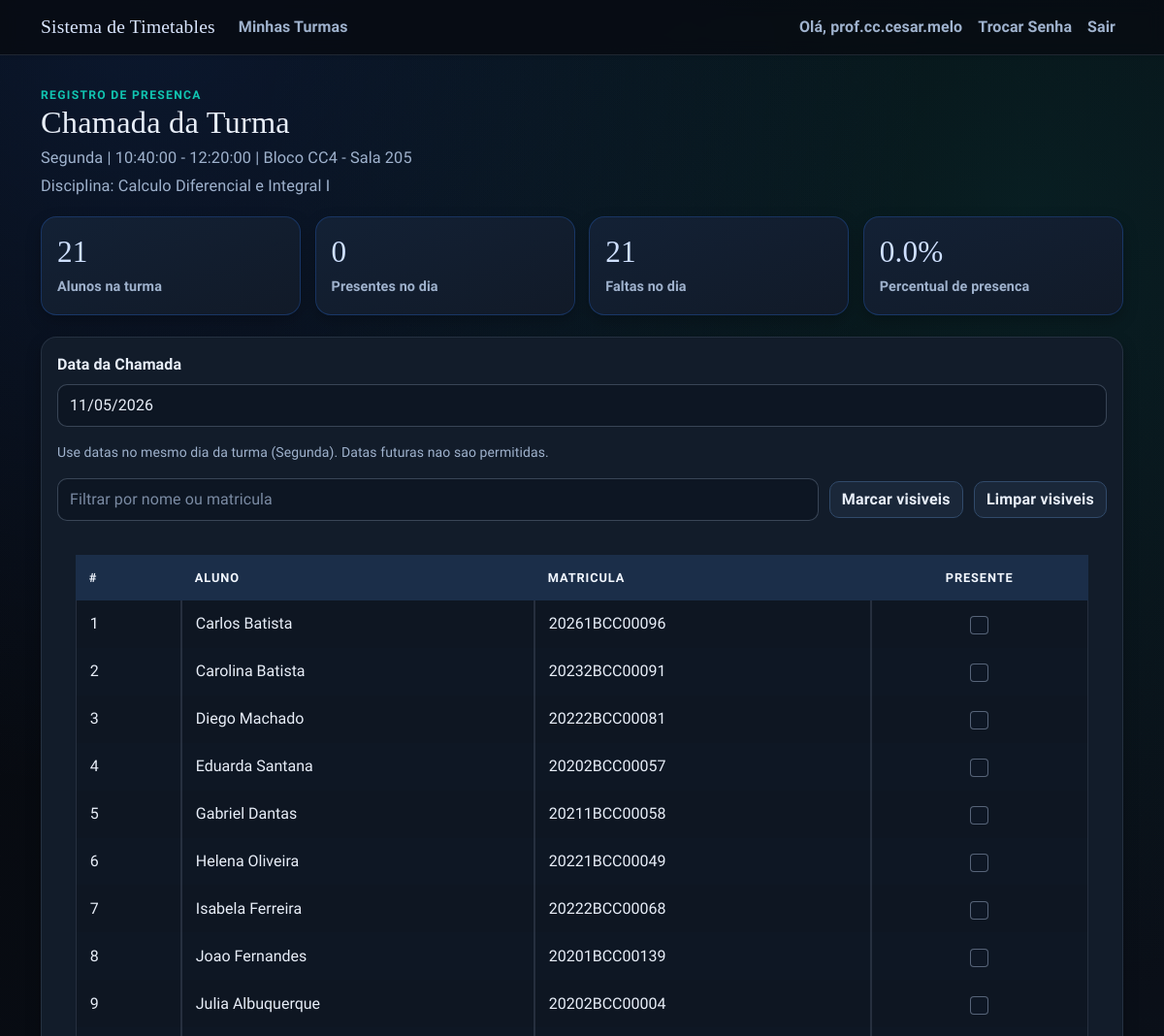
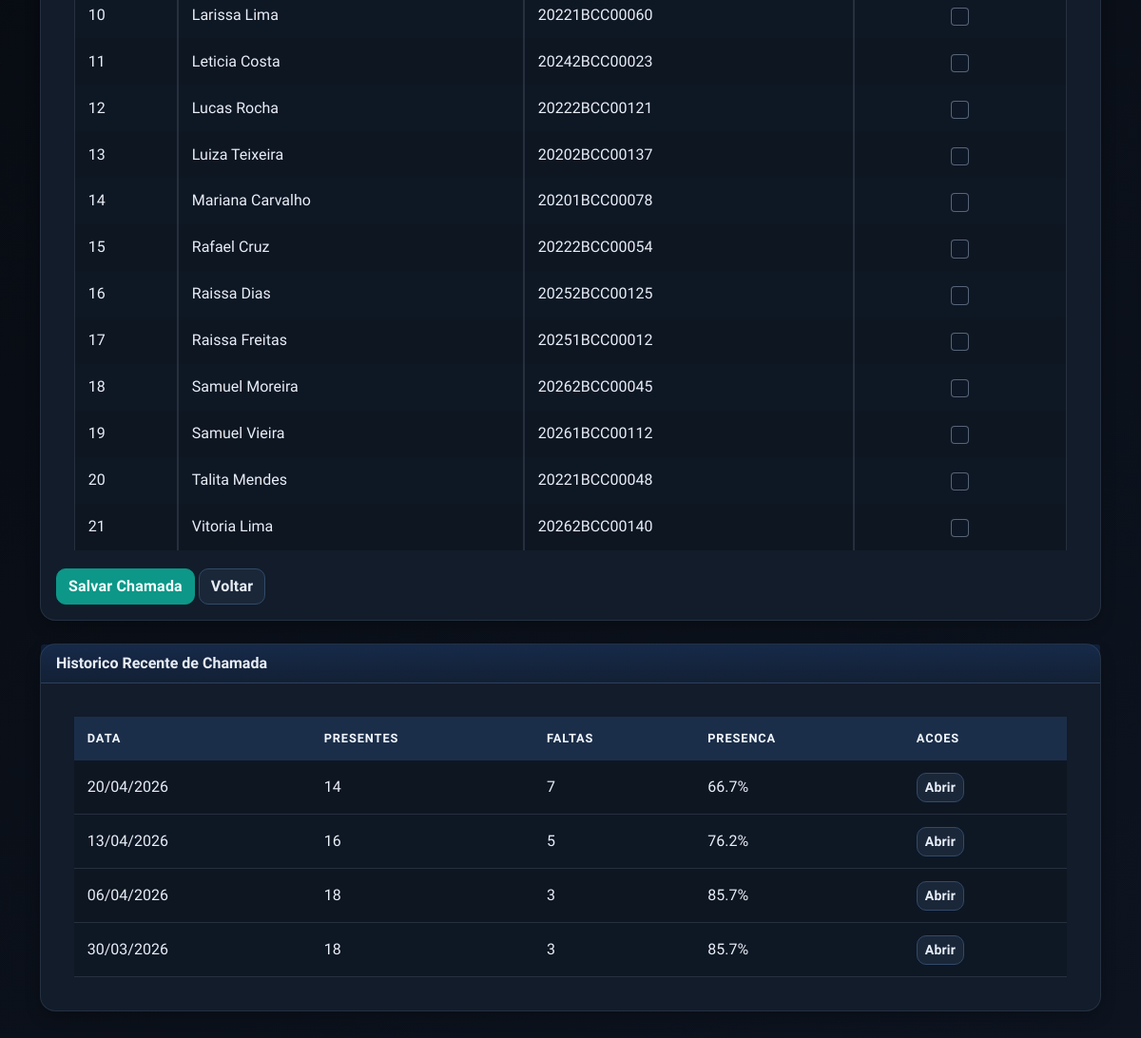
Before: /professor/turma/19/chamada (signed in) with the older database file (2 pictures, top to bottom).
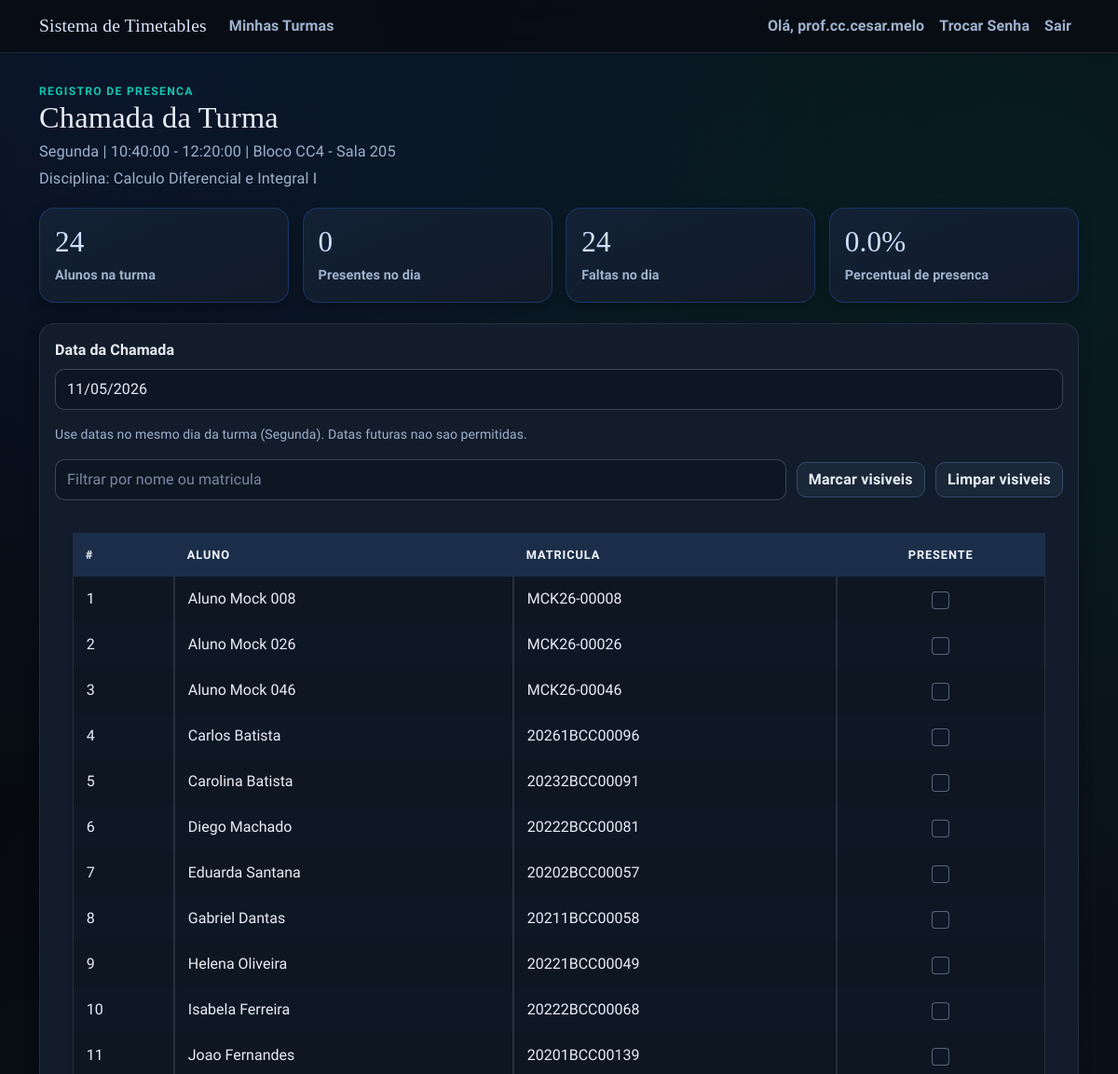
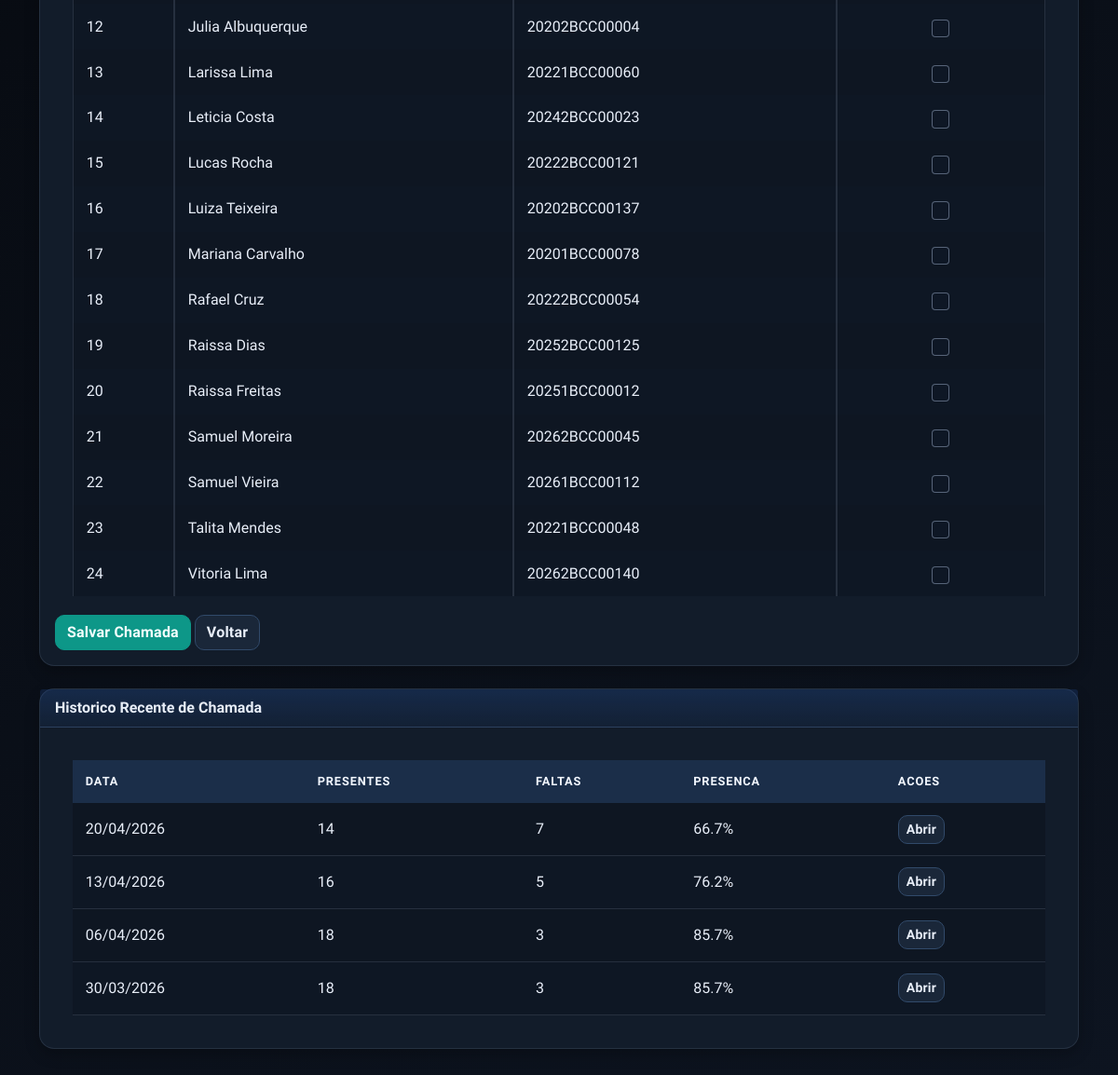
After: the same page with the newer database file (2 pictures, top to bottom).
### app/models.py (models this page shows)
class Matricula(db.Model):
    id = db.Column(db.Integer, primary_key=True)
    aluno_id = db.Column(db.Integer, db.ForeignKey('aluno.id'), nullable=False)
    timetable_id = db.Column(db.Integer, db.ForeignKey('timetable.id'), nullable=False)
    created_at = db.Column(db.DateTime(timezone=True), nullable=False, default=utc_now)
    aluno = db.relationship(
        'Aluno',
        backref=db.backref('matriculas', cascade='all, delete-orphan'),
    )
    timetable = db.relationship(
        'Timetable',
        backref=db.backref('matriculas', cascade='all, delete-orphan'),
    )
    __table_args__ = (
        db.UniqueConstraint('aluno_id', 'timetable_id', name='unique_aluno_turma'),
    )

class Aluno(db.Model):
    id = db.Column(db.Integer, primary_key=True)
    nome = db.Column(db.String(120), nullable=False)
    matricula = db.Column(db.String(30), unique=True, nullable=False)
    created_at = db.Column(db.DateTime(timezone=True), nullable=False, default=utc_now)

### app/routes/professor.py (the view, shortened to what this page needs)
@bp.route("/professor/turma/<int:timetable_id>/chamada", methods=["GET", "POST"])
@login_required
@professor_required
def professor_attendance(timetable_id):
    timetable = (
        Timetable.query.options(
            joinedload(Timetable.sala),
            joinedload(Timetable.disciplina),
            joinedload(Timetable.matriculas).joinedload(Matricula.aluno),
        )
        .filter(Timetable.id == timetable_id, Timetable.professor_id == current_user.id)
        .first()
    )
    if timetable is None:
        flash("Turma nao encontrada para este professor.", "warning")
        return redirect(url_for("main.professor_dashboard"))
    matriculas = sorted(timetable.matriculas, key=lambda item: item.aluno.nome.lower())
    if not matriculas:
        flash("Esta turma ainda nao possui alunos alocados.", "warning")
        return redirect(url_for("main.professor_dashboard"))
    form = AttendanceForm()
    recommended_date = suggested_attendance_date(timetable.dia)
    if request.method == "GET":
        date_param = normalize_text(request.args.get("data"))
    if not normalize_text(form.chamada_data.data):
        form.chamada_data.data = recommended_date.strftime("%d/%m/%Y")
    selected_date = parse_attendance_date_value(form.chamada_data.data) or recommended_date
    get_date_error = validate_attendance_date(selected_date, timetable.dia)
    if request.method == "GET" and get_date_error:
        flash(get_date_error, "warning")
        selected_date = recommended_date
        form.chamada_data.data = selected_date.strftime("%d/%m/%Y")
    form.chamada_data.data = selected_date.strftime("%d/%m/%Y")
    presencas_dia = Presenca.query.filter_by(timetable_id=timetable.id, data=selected_date).all()
    present_ids = {presenca.aluno_id for presenca in presencas_dia if presenca.presente}
    total_alunos = len(matriculas)
    total_presentes = len(present_ids)
    total_faltas = total_alunos - total_presentes
    percentual_presenca = round((total_presentes / total_alunos) * 100, 1) if total_alunos else 0.0
    attendance_history = build_attendance_history(timetable.id)
    return render_template(
        "professor_attendance.html",
        form=form,
        timetable=timetable,
        matriculas=matriculas,
        present_ids=present_ids,
        total_alunos=total_alunos,
        total_presentes=total_presentes,
        total_faltas=total_faltas,
        percentual_presenca=percentual_presenca,
        attendance_history=attendance_history,
        selected_date=selected_date,
        expected_day_label=WEEKDAY_TO_LABEL.get(timetable_weekday(timetable.dia), timetable.dia),
    )

### app/forms.py
class AttendanceForm(FlaskForm):
    chamada_data = StringField(
        "Data da Chamada",
        validators=[DataRequired(), validate_date_br],
        render_kw={
            "type": "text",
            "placeholder": "dd/mm/yyyy",
            "inputmode": "numeric",
            "maxlength": "10",
            "pattern": r"\d{2}/\d{2}/\d{4}",
            "autocomplete": "off",
        },
    )
    submit = SubmitField("Salvar Chamada")

### app/forms.py (called while the page is built)
def parse_date_br(value):
    return datetime.strptime((value or "").strip(), "%d/%m/%Y").date()

### app/models.py (called while the page is built)
@login_manager.user_loader
def load_user(user_id):
    return db.session.get(User, int(user_id))

    def is_admin(self):
        return self.role == 'admin'

### app/routes/helpers.py (called while the page is built)
def professor_required_redirect():
    if getattr(current_user, "is_authenticated", False) and current_user.role == "professor":
        return None
    flash("Acesso restrito aos professores.", "danger")
    return redirect(url_for("main.index"))

def professor_required(view_func):
    @wraps(view_func)
    def wrapper(*args, **kwargs):
        guard = professor_required_redirect()
        if guard:
            return guard
        return view_func(*args, **kwargs)
    return wrapper

### templates/professor_attendance.html (shortened to what the changed rows need)
{% extends "base.html" %}
{% from "_form_helpers.html" import render_field %}
{% block content %}
<section class="stagger-in">
  <div class="page-head">
    <div>
      <h1>Chamada da Turma</h1>
    </div>
  </div>
  <div class="dashboard-stats">
    <div class="stat-card">
      <h3 id="summary-total">{{ total_alunos }}</h3>
      <p>Alunos na turma</p>
    </div>
    <div class="stat-card">
      <h3 id="summary-absent">{{ total_faltas }}</h3>
      <p>Faltas no dia</p>
    </div>
  </div>
  <div class="card mb-4">
    <div class="card-body">
      <form method="POST" novalidate>
        <div class="table-shell">
          <div class="table-responsive">
            <table class="table table-bordered align-middle" id="attendance-table">
              <thead>
                <tr>
                  <th>#</th>
                  <th>Aluno</th>
                  <th>Matricula</th>
                  <th class="text-center">Presente</th>
                </tr>
              </thead>
              <tbody>
                {% for item in matriculas %}
                <tr class="attendance-row" data-search="{{ (item.aluno.nome ~ ' ' ~ item.aluno.matricula)|lower }}">
                  <td>{{ loop.index }}</td>
                  <td>{{ item.aluno.nome }}</td>
                  <td>{{ item.aluno.matricula }}</td>
                  <td class="text-center">
                    <input
                      class="form-check-input presence-checkbox"
                      type="checkbox"
                      name="presentes"
                      value="{{ item.aluno_id }}"
                    />
                  </td>
                </tr>
                {% endfor %}
              </tbody>
            </table>
          </div>
        </div>
      </form>
    </div>
  </div>
  <div class="card">
    <div class="card-body">
      {% if attendance_history %}
      <div class="table-shell">
        <div class="table-responsive">
          <table class="table table-hover align-middle">
            <thead>
              <tr>
                <th>Data</th>
                <th>Presentes</th>
                <th>Faltas</th>
                <th>Presenca</th>
                <th>Acoes</th>
              </tr>
            </thead>
            <tbody>
              {% for item in attendance_history %}
              <tr>
                <td>{{ item.data.strftime('%d/%m/%Y') }}</td>
                <td>{{ item.presentes }}</td>
                <td>{{ item.faltas }}</td>
                <td>{{ item.percentual }}%</td>
                <td>
                  <a
                    href="{{ url_for('main.professor_attendance', timetable_id=timetable.id, data=item.data.isoformat()) }}"
                    class="btn btn-sm btn-outline-secondary"
                  >
                    Abrir
                  </a>
                </td>
              </tr>
              {% endfor %}
            </tbody>
          </table>
        </div>
      </div>
      {% else %}
      <div class="empty-state">
        <h5>Nenhuma chamada registrada ainda</h5>
        <p>Salve a primeira chamada para comecar o historico da turma.</p>
      </div>
      {% endif %}
    </div>
  </div>
</section>
{% endblock %}

Changed rows visible on the page:
added Matricula: aluno.nome "Aluno Mock 008", aluno.matricula "MCK26-00008"
added Matricula: aluno.nome "Aluno Mock 026", aluno.matricula "MCK26-00026"
added Matricula: aluno.nome "Aluno Mock 046", aluno.matricula "MCK26-00046"
Other visible differences:
{{ total_alunos }}: "21" → "24"
{{ total_faltas }}: "21" → "24"
